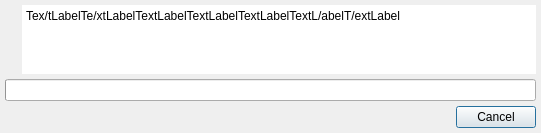
<?xml version="1.0" encoding="UTF-8"?>
<ui version="4.0">
 <class>QtWaitDialog</class>
 <widget class="QDialog" name="QtWaitDialog">
  <property name="geometry">
   <rect>
    <x>0</x>
    <y>0</y>
    <width>541</width>
    <height>133</height>
   </rect>
  </property>
  <property name="windowTitle">
   <string>Dialog</string>
  </property>
  <layout class="QGridLayout" name="gridLayout">
   <property name="leftMargin">
    <number>5</number>
   </property>
   <property name="topMargin">
    <number>5</number>
   </property>
   <property name="rightMargin">
    <number>5</number>
   </property>
   <property name="bottomMargin">
    <number>5</number>
   </property>
   <property name="horizontalSpacing">
    <number>10</number>
   </property>
   <property name="verticalSpacing">
    <number>5</number>
   </property>
   <item row="2" column="0">
    <widget class="QLabel" name="waitPixmap">
     <property name="sizePolicy">
      <sizepolicy hsizetype="Maximum" vsizetype="Preferred">
       <horstretch>0</horstretch>
       <verstretch>0</verstretch>
      </sizepolicy>
     </property>
     <property name="text">
      <string/>
     </property>
     <property name="pixmap">
      <pixmap resource="QtIcons.qrc">:/QtIcons/wait.png</pixmap>
     </property>
     <property name="alignment">
      <set>Qt::AlignHCenter|Qt::AlignTop</set>
     </property>
    </widget>
   </item>
   <item row="3" column="0" colspan="3">
    <widget class="QProgressBar" name="waitBar">
     <property name="alignment">
      <set>Qt::AlignCenter</set>
     </property>
     <property name="textDirection">
      <enum>QProgressBar::TopToBottom</enum>
     </property>
    </widget>
   </item>
   <item row="5" column="2">
    <widget class="QPushButton" name="waitButton">
     <property name="sizePolicy">
      <sizepolicy hsizetype="Maximum" vsizetype="Fixed">
       <horstretch>0</horstretch>
       <verstretch>0</verstretch>
      </sizepolicy>
     </property>
     <property name="text">
      <string>Cancel</string>
     </property>
    </widget>
   </item>
   <item row="2" column="1" colspan="2">
    <widget class="QPlainTextEdit" name="waitLabel">
     <property name="enabled">
      <bool>true</bool>
     </property>
     <property name="sizePolicy">
      <sizepolicy hsizetype="Expanding" vsizetype="Expanding">
       <horstretch>0</horstretch>
       <verstretch>0</verstretch>
      </sizepolicy>
     </property>
     <property name="acceptDrops">
      <bool>false</bool>
     </property>
     <property name="frameShape">
      <enum>QFrame::NoFrame</enum>
     </property>
     <property name="verticalScrollBarPolicy">
      <enum>Qt::ScrollBarAlwaysOff</enum>
     </property>
     <property name="horizontalScrollBarPolicy">
      <enum>Qt::ScrollBarAlwaysOff</enum>
     </property>
     <property name="undoRedoEnabled">
      <bool>false</bool>
     </property>
     <property name="readOnly">
      <bool>true</bool>
     </property>
     <property name="plainText">
      <string notr="true">Tex/tLabelTe/xtLabelTextLabelTextLabelTextLabelTextL/abelT/extLabel</string>
     </property>
    </widget>
   </item>
  </layout>
 </widget>
 <resources>
  <include location="QtIcons.qrc"/>
 </resources>
 <connections/>
</ui>
